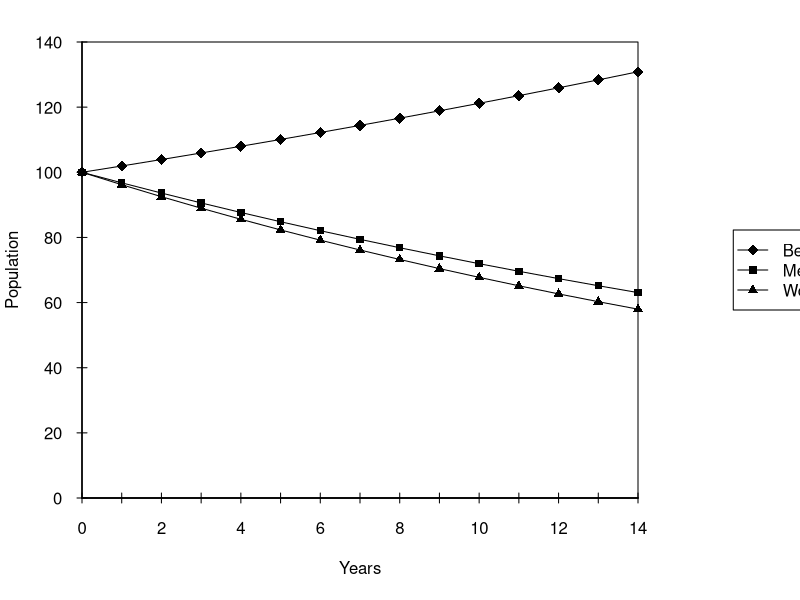
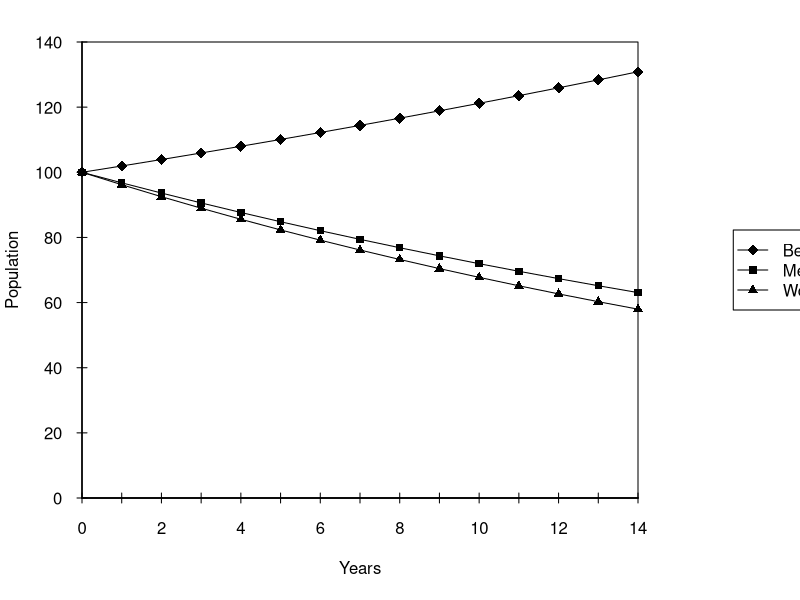

Here is the R script that generated these plots, in order:
## ---- chunk 1
## shortcut for setting several values at once
N_best <- N_medium <- N_worst <- numeric(15)

## keep all values in a single named vector
L <- c(best = 0.0194, medium = -0.0324, worst = -0.0382)
startval <- 100
N_best[1] <- N_medium[1] <- N_worst[1] <- startval
for (i in 2:15) {
  N_best[i] <- N_best[i-1] * (1 + L["best"])
  N_medium[i] <- N_medium[i-1] * (1 + L["medium"])
  N_worst[i] <- N_worst[i-1] * (1 + L["worst"])
}
tvec <- 0:14

## alternatively:
N_best <- startval * (1 + L["best"])^tvec

## and so forth
par(mar = c(5, 4, 2, 8) + 0.1, xpd = TRUE)     ## enlarge right margin for legend
leg_inset <- -0.38
matplot(tvec, cbind(N_best, N_medium, N_worst),
        type = "o",           ## lines going through points
        pch = c(18, 15, 17),      ## try to match point types from orig.
        cex = c(1.5, 1, 1),       ## homogeneous point sizes
        col = "black", lty = 1,  
        ylim = c(0, 140),      ## set y limit
        xaxs = "i", yaxs = "i",  ## no extra space at edges of axes
        las = 1,              ## turn y-axis labels horizontal
        tcl = -0.25,
        xaxt = "n",
        ylab = "Population", xlab = "Years")
legend("right", c("Best", "Medium", "Worst"),
       inset = leg_inset,         ## move legend outside figure
       xpd = NA,              ## avoid clipping at edge of figure region
       pch = c(18, 15, 17), lty = 1,
       pt.cex = c(1.5, 1, 1),
       merge = TRUE)          ## overlay points and lines
axis(1, at = seq(0, 14, 2), labels = seq(0, 14, 2), 
     tcl = 0, xaxp = c(0, 14, 14))
axis(1, at = 0:14, labels = FALSE, tcl = 0.25)
axis(1, at = 0:14, labels = FALSE, tcl = -0.25)
axis(2, labels = FALSE, tcl = 0.25)
## ---- chunk 2
N <- list(best = N_best,
          medium = N_medium,
          worst = N_worst)
tvec <- 0:14

par(mar = c(5, 4, 2, 8) + 0.1, xpd = TRUE)
plot(range(tvec), c(0, 140),
     type = "n", las = 1,
     ylab = "Population",
     xlab = "Years",
     tcl = -0.25,
     xaxt = "n",
     xaxs = "i", yaxs = "i")
pchs <- c(18, 15, 17)
cexs <- c(1.5, 1, 1)       ## homogeneous point sizes
for(i in 1:3) {
    lines(tvec, N[[i]])
    points(tvec, N[[i]], pch = pchs[i], cex = cexs[i])
}
legend("right", c("Best", "Medium", "Worst"),
       inset = -0.38,         ## move legend outside figure
       xpd = NA,              ## avoid clipping at edge of figure region
       pch = c(18, 15, 17), lty = 1,
       pt.cex = c(1.5, 1, 1),
       merge = TRUE)          ## overlay points and lines
axis(1, at = seq(0, 14, 2), labels = seq(0, 14, 2), 
     tcl = 0, xaxp = c(0, 14, 14))
axis(1, at = 0:14, labels = FALSE, tcl = 0.25)
axis(1, at = 0:14, labels = FALSE, tcl = -0.25)
axis(2, labels = FALSE, tcl = 0.25)
## ---- chunk 3
seq(1, 13, by = 4)
## I prefer to name "by" explicitly, but not necessary or
seq(1, by = 4, length = 4)
seq(1, 5, by = 0.2)
## ---- chunk 4
z <- c(1, 3, 5, 7, 9, 11) ## set value of z
## or: z=seq(1,11,by=2)
z[c(2, 1, 3)]
## ---- chunk 5
r <- 0.5
n <- 10
G  <-  r^(0:n)
sum(G)
1/(1-r)
n <- 50
sum(r^(0:n))
2-sum(r^(0:n))  ## not EXACTLY equal
## ---- chunk 6
sum(0.5^(0:10))
sum(0.5^(0:50))
## ---- chunk 7
## set seed and create vector:
set.seed(273)
x <- runif(20)
which(x < mean(x))
## ---- chunk 8
p <- 1:length(x)
p[x < mean(x)]
## ---- chunk 9
set.seed(1)
(x <- rpois(10, 1))
## ---- chunk 10
n <- length(x)
x[seq(1, n, by = 2)]
## ---- chunk 11
x[-seq(2, n, by = 2)]
## ---- chunk 12
(TF <- (rep(c(TRUE, FALSE), ceiling(n/2))[1:n]))
## ---- chunk 13
x[TF]
## ---- chunk 14
x[(1:n %% 2) == 1]
